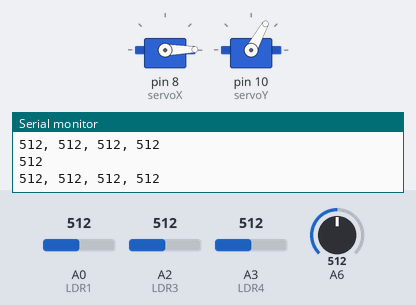
A sketch run on a simulated Arduino Uno, built with avr-gcc and run on an emulated ATmega328P. On the bench: 2 × servo, the last lines printed to the serial monitor. The inputs (shaded band) are chosen by the test bench; at power-on: A0 (LDR1) = 512, A3 (LDR4) = 512, A6 = 512, A2 (LDR3) = 512.

Above: at 2.8 s.
2.9 s: A0 (LDR1) set to 716
At 4.2 s:
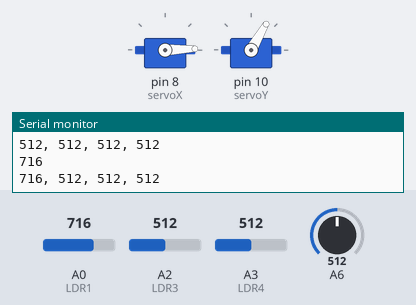
4.5 s: A3 (LDR4) set to 992
At 6.0 s:
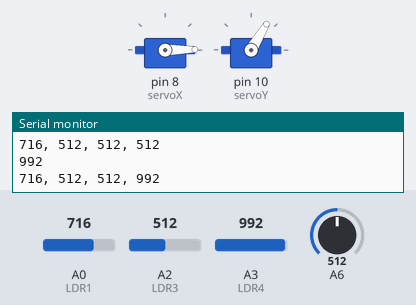
6.5 s: A3 (LDR4) set to 716
At 7.6 s:
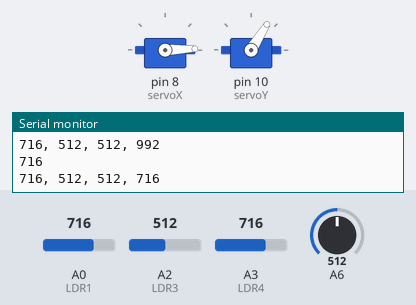
8.5 s: A6 set to 992
At 10.2 s:
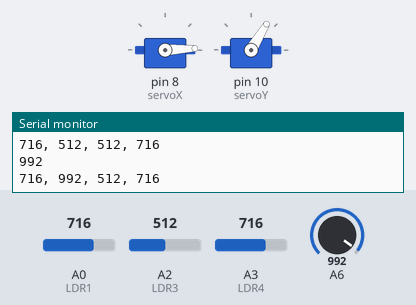
10.5 s: A6 set to 716
At 11.9 s:
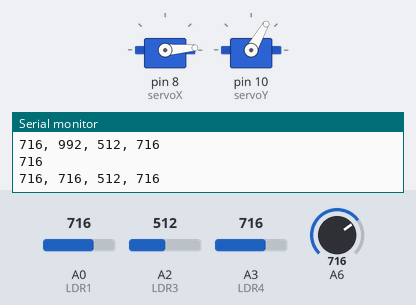
12.5 s: A2 (LDR3) set to 992
At 13.5 s:
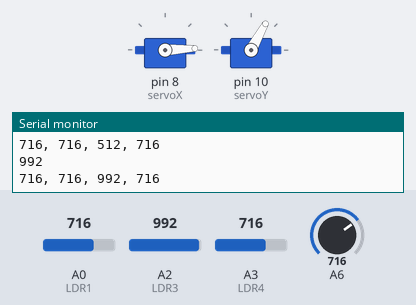
Timing chart, 0 to 15.5 s (numbered marks = the images above; inputs shaded):
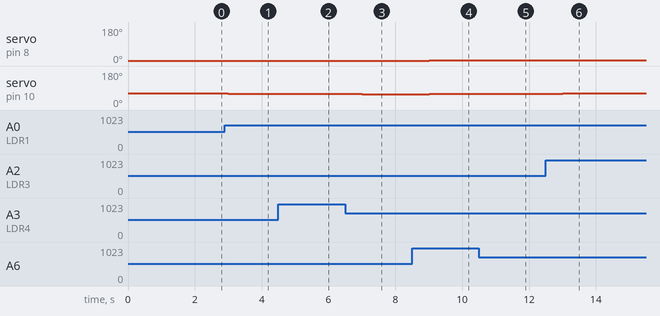

Measured:
- after the input at 2.9 s, servo on pin 8 (servoX): 1° → 2° after 0.10 s; servo on pin 10 (servoY): 61° → 60° after 0.10 s
- after the input at 4.5 s, servo on pin 8 (servoX): 2° → 1° after 0.51 s; servo on pin 10 (servoY): 60° → 59° after 0.51 s
- after the input at 6.5 s, servo on pin 8 (servoX): 1° → 2° after 0.51 s; servo on pin 10 (servoY): 59° → 58° after 0.51 s
- after the input at 8.5 s, servo on pin 8 (servoX): 2° → 3° after 0.51 s; servo on pin 10 (servoY): 58° → 59° after 0.51 s
- after the input at 10.5 s, servo on pin 8 (servoX): 3° → 4° after 0.51 s; servo on pin 10 (servoY): 59° → 60° after 0.51 s
- after the input at 12.5 s, servo on pin 8 (servoX): 4° → 3° after 0.51 s; servo on pin 10 (servoY): 60° → 61° after 0.51 s

The sketch:

CodeV2.ino
```cpp
#include <Servo.h>

Servo servoX, servoY;
const int LDR1 = A0, LDR2 = A1, LDR3 = A2, LDR4 = A3;
unsigned int rRDL1 = 0, rRDL2 = 0, rRDL3 = 0, rRDL4 = 0;
unsigned int max1 = 0, max2 = 0, max3 = 0;
int servoXPos = 0, servoYPos = 60;
unsigned int prevMax3 = 100;
bool sunMovementDetected = false;

void setup() {
  servoX.attach(8);
  servoY.attach(10);
  Serial.begin(9600);
  servoX.write(servoXPos);
  servoY.write(servoYPos);
}

void loop() {
  rRDL1 = analogRead(LDR1);
  rRDL2 = analogRead(LDR2*4);
  rRDL3 = analogRead(LDR3);
  rRDL4 = analogRead(LDR4);

  max1 = max(rRDL1, rRDL2);
  max2 = max(rRDL3, rRDL4);
  max3 = max(max1, max2);

  Serial.println(max3);
  Serial.println(String(rRDL1) + ", " + String(rRDL2) + ", " + String(rRDL3) + ", " + String(rRDL4));

  // Check for sunlight movement (if the difference is greater than or equal to 50)
  if (abs((int)max3 - (int)prevMax3) >= 50) {
    sunMovementDetected = true;

    // Control for servoX (X-axis)
    if (rRDL1 == max3 || rRDL2 == max3) {
      if (servoXPos < 140) servoXPos += 1;
    } else if (servoXPos > 0) {
      servoXPos -= 1;
    }
    servoX.write(servoXPos);

    // Control for servoY (Y-axis)
    if (rRDL2 == max3 || rRDL3 == max3) {
      if (servoYPos < 120) servoYPos += 1;
    } else if (servoYPos > 0) {
      servoYPos -= 1;
    }
    servoY.write(servoYPos);
  } else {
    sunMovementDetected = false;
  }

  prevMax3 = max3;

  // Slow down servo movement if sunlight movement detected
  if (sunMovementDetected) {
    delay(2000); // Adjust this delay as needed for slower movement
  } else {
    delay(1000);
  }
}
```
